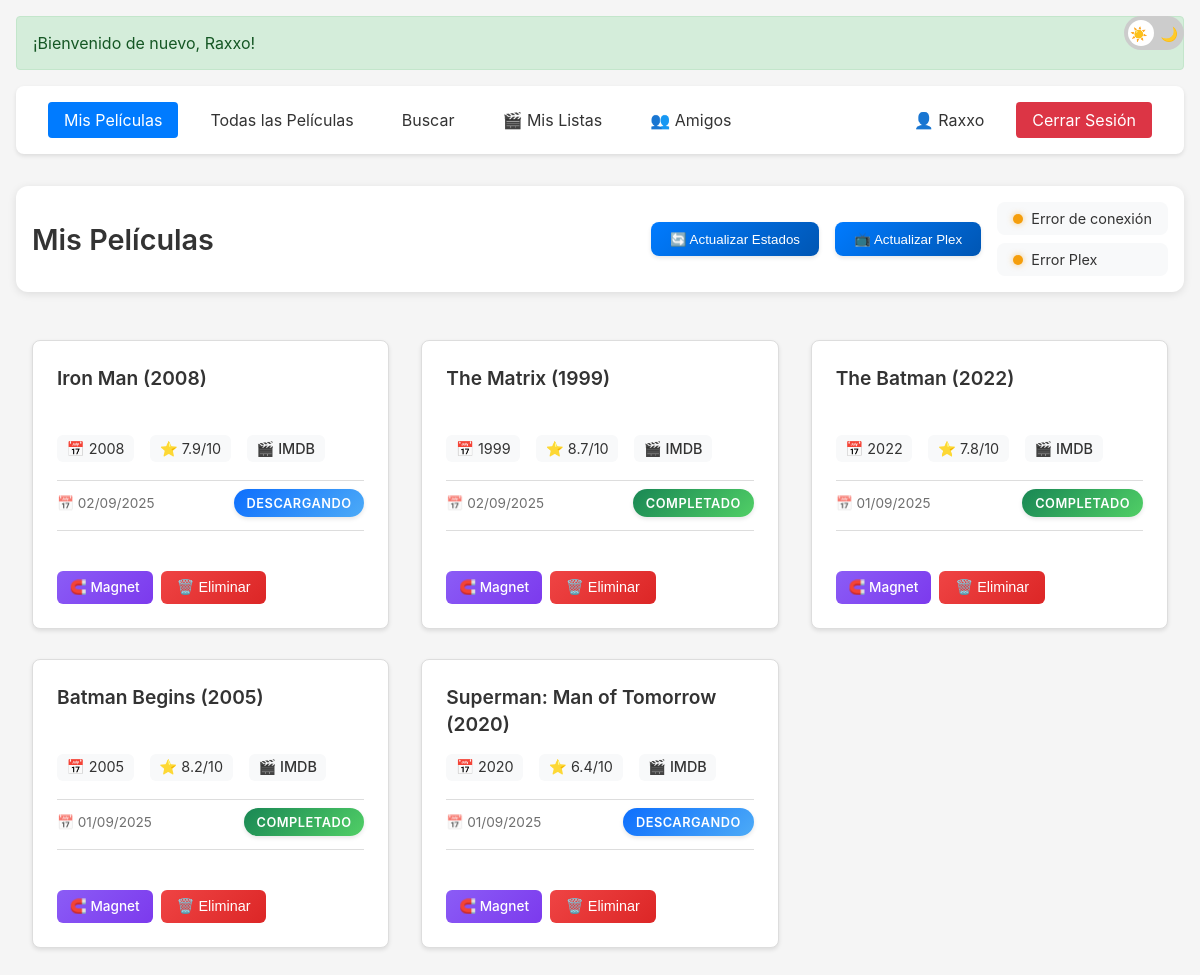
Screenshot of / (signed in) with the database file from the repository.
### models/user_model.py (models this page shows, shortened)
class User(UserMixin):
    id = None
    username = None
    password = None
    created_at = None
    downloads = None

        class UserModel(User, db.Model):
            __tablename__ = 'user'
            id = db.Column(db.Integer, primary_key=True)
            username = db.Column(db.String(80), unique=True, nullable=False)
            password = db.Column(db.String(120), nullable=False)
            created_at = db.Column(db.DateTime, default=datetime.utcnow)
            full_name = db.Column(db.String(200))
            email = db.Column(db.String(120), unique=True)
            bio = db.Column(db.Text)
            avatar_url = db.Column(db.String(500))
            location = db.Column(db.String(100))
            birth_date = db.Column(db.Date)
            is_public = db.Column(db.Boolean, default=True)
            show_stats = db.Column(db.Boolean, default=True)
            email_notifications = db.Column(db.Boolean, default=True)
            downloads = db.relationship('Download', backref='user', lazy=True)
            movie_lists = db.relationship('MovieList', backref='creator', lazy=True)

        class Download(db.Model):
            __tablename__ = 'download'
            id = db.Column(db.Integer, primary_key=True)
            movie_id = db.Column(db.String(120), nullable=False)
            movie_title = db.Column(db.String(200), nullable=False)
            year = db.Column(db.String(4))
            rating = db.Column(db.String(10))
            magnet = db.Column(db.Text, nullable=False)
            imdb_code = db.Column(db.String(20))
            download_date = db.Column(db.DateTime, default=datetime.utcnow)
            status = db.Column(db.String(20), default='pendiente')
            user_id = db.Column(db.Integer, db.ForeignKey('user.id'), nullable=False)

### app.py (the view)
@app.route('/')
@login_required
def index():
    if not session.get('welcomed'):
        flash(f'¡Bienvenido de nuevo, {current_user.username}!', 'success')
        session['welcomed'] = True
    user_downloads = Download.query.filter_by(user_id=current_user.id).order_by(Download.download_date.desc()).all()
    return render_template('index.html', movies=user_downloads, is_all_movies=False)

### app.py (called while the page is built)
@login_manager.user_loader
def load_user(user_id):
    return UserModel.query.get(int(user_id))

### templates/index.html (shortened to what this page needs)
{% extends "base.html" %}
{% block content %}
<div class="page-header">
    <h1 class="page-title">Mis Películas</h1>
    <div class="page-actions">
        <button id="checkStatusBtn" class="status-btn">
            🔄 Actualizar Estados
        </button>
        <button id="refreshPlexBtn" class="status-btn plex-btn">
            📺 Actualizar Plex
        </button>
        <div class="status-indicators">
            <span id="transmissionStatus" class="transmission-status">
                <span class="status-indicator" id="statusIndicator"></span>
                <span id="statusText">Verificando conexión...</span>
            </span>
            <span id="plexStatus" class="transmission-status">
                <span class="status-indicator" id="plexIndicator"></span>
                <span id="plexText">Verificando Plex...</span>
            </span>
        </div>
    </div>
</div>
<div class="movies-grid">
    {% for movie in movies %}
    <div class="movie-card">
        <div class="movie-info">
            <h3 class="movie-title">{{ movie.movie_title }}</h3>
            <div class="movie-details">
                {% if movie.year %}
                <span>📅 {{ movie.year }}</span>
                {% endif %}
                {% if movie.rating %}
                <span>⭐ {{ movie.rating }}/10</span>
                {% endif %}
                {% if movie.imdb_code %}
                <a href="https://www.imdb.com/title/{{ movie.imdb_code }}" target="_blank" class="imdb-link">
                    🎬 IMDB
                </a>
                {% endif %}
            </div>
            <div class="movie-meta">
                <span class="date-info">📅 {{ movie.download_date.strftime('%d/%m/%Y') }}</span>
                <span class="status-badge {{ movie.status }}">{{ movie.status }}</span>
            </div>
            <div class="movie-actions">
                <div class="movie-links">
                    <a href="{{ movie.magnet }}" class="link-btn magnet-btn" title="Magnet Link">
                        🧲 Magnet
                    </a>
                    <button class="action-btn delete-btn" onclick="deleteMovie({{ movie.id }})">
                        🗑️ Eliminar
                    </button>
                </div>
            </div>
        </div>
    </div>
    {% else %}
    <div class="empty-state">
        <p class="no-results">No hay películas en tu lista</p>
        <a href="/search" class="empty-action-btn">🔍 Buscar Películas</a>
    </div>
    {% endfor %}
</div>
{% endblock %}

### templates/base.html (shortened to what this page needs)
<!DOCTYPE html>
<html>
<head>
    <link rel="stylesheet" href="{{ url_for('static', filename='css/style.css') }}">
    <link rel="stylesheet" href="{{ url_for('static', filename='css/main.css') }}">
    <link rel="stylesheet" href="{{ url_for('static', filename='css/search.css') }}">
</head>
<body>
    <div class="theme-switch-wrapper">
        <label class="theme-switch" for="checkbox">
            <div class="slider round">
                <span class="slider-icon sun">☀️</span>
                <span class="slider-icon moon">🌙</span>
            </div>
        </label>
    </div>
    <div class="container">
        {% with messages = get_flashed_messages(with_categories=true) %}
            {% if messages %}
                {% for category, message in messages %}
                    <div class="flash-message {{ category }}">{{ message }}</div>
                {% endfor %}
            {% endif %}
        {% endwith %}
        <nav class="navbar">
            <div class="nav-left">
                <a href="/" class="nav-link {% if request.endpoint == 'index' %}active{% endif %}">Mis Películas</a>
                <a href="/all" class="nav-link {% if request.endpoint == 'all_movies' %}active{% endif %}">Todas las Películas</a>
                <a href="/search" class="nav-link {% if request.endpoint == 'search' %}active{% endif %}">Buscar</a>
                {% if current_user.is_authenticated %}
                <a href="/listas" class="nav-link {% if request.endpoint == 'movie_lists' or request.endpoint == 'view_movie_list' or request.endpoint == 'new_movie_list' %}active{% endif %}">🎬 Mis Listas</a>
                <a href="/amigos" class="nav-link {% if request.endpoint == 'friends' or request.endpoint == 'friend_downloads' or request.endpoint == 'friend_lists' %}active{% endif %}">👥 Amigos</a>
                {% endif %}
            </div>
            <div class="nav-right">
                {% if current_user.is_authenticated %}
                    <a href="/perfil" class="nav-link {% if request.endpoint == 'profile' or request.endpoint == 'edit_profile' %}active{% endif %}" title="Mi Perfil">👤 {{ current_user.username }}</a>
                    <a href="{{ url_for('logout') }}" class="nav-link logout-btn">Cerrar Sesión</a>
                {% else %}
                    <a href="{{ url_for('login') }}" class="nav-link">Iniciar Sesión</a>
                    <a href="{{ url_for('register') }}" class="nav-link">Registrarse</a>
                {% endif %}
            </div>
        </nav>
        {% block content %}{% endblock %}
    </div>
</body>
</html>

### static/css/style.css (style rules this page uses)
:root { --bg-color: #f5f5f5; --text-color: #333; --card-bg: #fff; --border-color: #ddd; --primary-color: #007bff; --hover-color: #0056b3; --secondary-bg: #f8f9fa; }
body { margin: 0; padding: 0; font-family: -apple-system, BlinkMacSystemFont, "Segoe UI", Roboto, "Helvetica Neue", Arial, sans-serif; background-color: var(--bg-color); color: var(--text-color); transition: background-color 0.3s ease; }
.page-title { font-size: 2rem; color: var(--text-color); text-align: center; margin: 2rem 0; font-weight: 600; }
.container { max-width: 1200px; margin: 0 auto; padding: 1rem; }
.navbar { display: flex; justify-content: space-between; align-items: center; padding: 1rem 2rem; margin-bottom: 2rem; background-color: var(--card-bg); border-radius: 8px; box-shadow: 0 2px 4px rgba(0, 0, 0, 0.1); }
.nav-left, .nav-right { display: flex; gap: 1rem; align-items: center; }
.nav-link { color: var(--text-color); text-decoration: none; padding: 0.5rem 1rem; border-radius: 4px; transition: all 0.2s ease; }
.nav-link:hover, .nav-link.active { background-color: var(--primary-color); color: white; }
.logout-btn { background-color: #dc3545; color: white; }
.flash-message { padding: 1rem; margin-bottom: 1rem; border-radius: 4px; }
.flash-message.success { background-color: #d4edda; color: #155724; border: 1px solid #c3e6cb; }

### static/css/search.css (style rules this page uses)
.movie-card { display: flex; flex-direction: column; background-color: var(--card-bg); border-radius: 8px; overflow: hidden; box-shadow: 0 2px 4px rgba(0, 0, 0, 0.1); transition: transform 0.2s ease, box-shadow 0.2s ease; height: 100%; }
.movie-info { padding: 1.5rem; display: flex; flex-direction: column; flex-grow: 1; }
.movie-info h3 { margin: 0 0 1rem 0; font-size: 1.2rem; color: var(--text-color); line-height: 1.4; display: -webkit-box; -webkit-line-clamp: 2; -webkit-box-orient: vertical; overflow: hidden; height: 2.8em; }
.movie-details { display: flex; flex-wrap: wrap; gap: 1rem; font-size: 0.9rem; color: var(--text-color); margin-bottom: auto; }
.movie-actions { margin-top: 1.5rem; display: flex; gap: 1rem; }

### rows the page displays
UserModel: username "Raxxo"
Download: movie_title "Iron Man (2008)", year "2008", rating "7.9", download_date "02/09/2025", status "DESCARGANDO"
Download: movie_title "The Matrix (1999)", year "1999", rating "8.7", download_date "02/09/2025", status "COMPLETADO"
Download: movie_title "The Batman (2022)", year "2022", rating "7.8", download_date "01/09/2025", status "COMPLETADO"
Download: movie_title "Batman Begins (2005)", year "2005", rating "8.2", download_date "01/09/2025", status "COMPLETADO"
Download: movie_title "Superman: Man of Tomorrow (2020)", year "2020", rating "6.4", download_date "01/09/2025", status "DESCARGANDO"

### other values shown
{{ message }} "¡Bienvenido de nuevo, Raxxo!"
